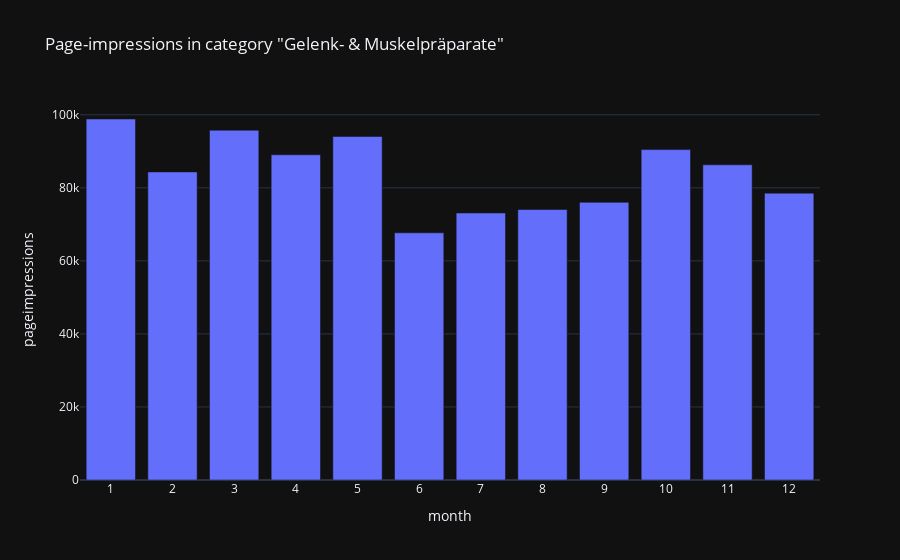

The code cell stored with this chart in its notebook:
### Code cell
#gelenkundmuskel = data.loc[data['category'] == "Gelenk- & Muskelpräparate"]
gelenkundmuskel = data.loc[data['cat_id'] == 9]
fig = px.bar(gelenkundmuskel, x="month", y="pageimpressions", template='plotly_dark',
                    title='Page-impressions in category "Gelenk- & Muskelpräparate"')
fig.update_layout(xaxis = dict(tickmode = 'linear', dtick = 1))
fig.show()

### Figure 1 — Plotly figure (JSON) as saved in the notebook; plotly's stock layout.template omitted (floating-point values rounded to 4 significant figures)
{"data": [{"alignmentgroup": "True", "hovertemplate": "month=%{x}<br>pageimpressions=%{y}<extra></extra>", "legendgroup": "", "marker": {"color": "#636efa", "pattern": {"shape": ""}}, "name": "", "offsetgroup": "", "orientation": "v", "showlegend": false, "textposition": "auto", "type": "bar", "x": [1, 2, 3, 4, 5, 6, 7, 8, 9, 10, 11, 12], "xaxis": "x", "y": [98846, 84354, 95773, 89059, 94063, 67680, 73107, 74058, 76034, 90463, 86296, 78549], "yaxis": "y"}], "layout": {"barmode": "relative", "legend": {"tracegroupgap": 0}, "title": {"text": "Page-impressions in category \"Gelenk- & Muskelpräparate\""}, "xaxis": {"anchor": "y", "domain": [0, 1], "dtick": 1, "tickmode": "linear", "title": {"text": "month"}}, "yaxis": {"anchor": "x", "domain": [0, 1], "title": {"text": "pageimpressions"}}}}
